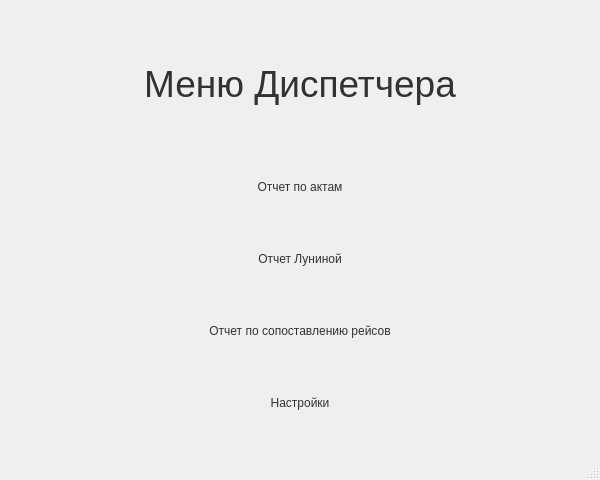
<?xml version="1.0" encoding="UTF-8"?>
<ui version="4.0">
 <class>MainMenu</class>
 <widget class="QMainWindow" name="MainMenu">
  <property name="geometry">
   <rect>
    <x>0</x>
    <y>0</y>
    <width>600</width>
    <height>480</height>
   </rect>
  </property>
  <property name="minimumSize">
   <size>
    <width>600</width>
    <height>480</height>
   </size>
  </property>
  <property name="windowTitle">
   <string>MainMenu</string>
  </property>
  <widget class="QWidget" name="centralwidget">
   <layout class="QGridLayout" name="gridLayout">
    <item row="1" column="0">
     <spacer name="horizontalSpacer">
      <property name="orientation">
       <enum>Qt::Horizontal</enum>
      </property>
      <property name="sizeHint" stdset="0">
       <size>
        <width>40</width>
        <height>20</height>
       </size>
      </property>
     </spacer>
    </item>
    <item row="1" column="2">
     <spacer name="horizontalSpacer_2">
      <property name="orientation">
       <enum>Qt::Horizontal</enum>
      </property>
      <property name="sizeHint" stdset="0">
       <size>
        <width>40</width>
        <height>20</height>
       </size>
      </property>
     </spacer>
    </item>
    <item row="1" column="1">
     <widget class="QPushButton" name="pushButton">
      <property name="minimumSize">
       <size>
        <width>0</width>
        <height>40</height>
       </size>
      </property>
      <property name="styleSheet">
       <string notr="true">font: 14pt &quot;Cantarell&quot;;
font: 600 14pt &quot;Open Sans&quot;;
color: rgb(50, 50, 50);</string>
      </property>
      <property name="text">
       <string>Отчет по актам</string>
      </property>
      <property name="flat">
       <bool>true</bool>
      </property>
     </widget>
    </item>
    <item row="3" column="1">
     <widget class="QPushButton" name="pushButton_2">
      <property name="minimumSize">
       <size>
        <width>0</width>
        <height>40</height>
       </size>
      </property>
      <property name="styleSheet">
       <string notr="true">font: 14pt &quot;Cantarell&quot;;
font: 600 14pt &quot;Open Sans&quot;;
color: rgb(50, 50, 50);</string>
      </property>
      <property name="text">
       <string>Отчет Луниной</string>
      </property>
      <property name="flat">
       <bool>true</bool>
      </property>
     </widget>
    </item>
    <item row="0" column="1">
     <widget class="QLabel" name="label">
      <property name="maximumSize">
       <size>
        <width>16777215</width>
        <height>100</height>
       </size>
      </property>
      <property name="styleSheet">
       <string notr="true">font: 600 25pt &quot;Open Sans&quot;;
color: rgb(50, 50, 50);</string>
      </property>
      <property name="text">
       <string>&lt;html&gt;&lt;head/&gt;&lt;body&gt;&lt;p align=&quot;center&quot;&gt;&lt;span style=&quot; font-size:28pt;&quot;&gt;Меню Диспетчера&lt;/span&gt;&lt;/p&gt;&lt;/body&gt;&lt;/html&gt;</string>
      </property>
     </widget>
    </item>
    <item row="4" column="1">
     <widget class="QPushButton" name="pushButton_3">
      <property name="minimumSize">
       <size>
        <width>0</width>
        <height>40</height>
       </size>
      </property>
      <property name="styleSheet">
       <string notr="true">font: 14pt &quot;Cantarell&quot;;
font: 600 14pt &quot;Open Sans&quot;;
color: rgb(50, 50, 50);</string>
      </property>
      <property name="text">
       <string>Отчет по сопоставлению рейсов</string>
      </property>
      <property name="flat">
       <bool>true</bool>
      </property>
     </widget>
    </item>
    <item row="5" column="1">
     <widget class="QPushButton" name="pushButton_4">
      <property name="minimumSize">
       <size>
        <width>0</width>
        <height>40</height>
       </size>
      </property>
      <property name="styleSheet">
       <string notr="true">font: 14pt &quot;Cantarell&quot;;
font: 600 14pt &quot;Open Sans&quot;;
color: rgb(50, 50, 50);</string>
      </property>
      <property name="text">
       <string>Настройки</string>
      </property>
      <property name="flat">
       <bool>true</bool>
      </property>
     </widget>
    </item>
   </layout>
  </widget>
  <widget class="QMenuBar" name="menubar">
   <property name="geometry">
    <rect>
     <x>0</x>
     <y>0</y>
     <width>600</width>
     <height>23</height>
    </rect>
   </property>
  </widget>
  <widget class="QStatusBar" name="statusbar"/>
 </widget>
 <resources/>
 <connections/>
</ui>
